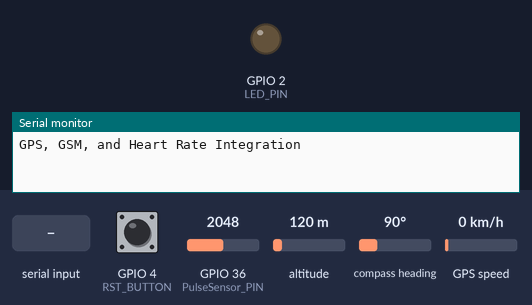
A sketch run on a simulated ESP32. Parts: output pins drawn as LEDs (lit = HIGH), the last lines printed to the serial monitor. The inputs (shaded band) are chosen by the test bench; at power-on: GPIO 4 (RST_BUTTON) HIGH, GPIO 36 (PulseSensor_PIN) = 2048, altitude 120 m, compass heading 90°, GPS speed 0 km/h. The GPS gets a fix after 3 s at 37.7749, -122.4194 with 8 satellites; the modem accepts every AT command (registered, SIM ready, sends succeed) and sends nothing else.

Above: at 1.2 s.
1.3 s: GPIO 4 (RST_BUTTON) pulled LOW for 0.15 s
At 2.5 s:
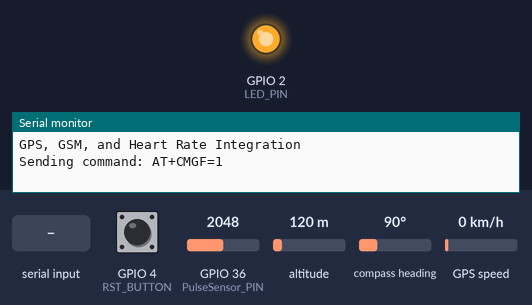
2.9 s: "1" received over the second serial link
Timing chart, 0 to 5.9 s (numbered marks = the images above; inputs shaded):
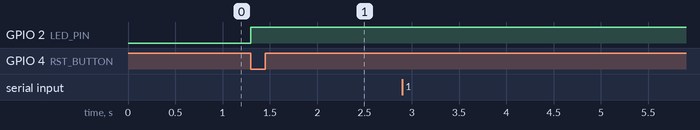

Measured:
- after the input at 1.3 s, GPIO 2 (LED_PIN): LOW → HIGH at once

The sketch:

functional_old_code.ino
```cpp
#include <TinyGPS++.h>
#include <SoftwareSerial.h>
#include <HardwareSerial.h>

#define GPS_RX 14  // RX pin for GPS module
#define GPS_TX 15  // TX pin for GPS module
#define GSM_RX 16  // RX pin for GSM module
#define GSM_TX 17  // TX pin for GSM module
#define PulseSensor_PIN 36

SoftwareSerial gpsSerial(GPS_RX, GPS_TX);
SoftwareSerial gsmSerial(GSM_RX, GSM_TX);
TinyGPSPlus gps;

#define RST_BUTTON 4    // GPIO pin connected to the RST button on the ESP32
#define LED_PIN     2   // Built-in LED pin on many ESP32 boards

bool smsTriggered = false;

// Hardcoded phone number and message content
const char defaultRemoteNum[] = "+601129513169"; // Replace with your desired phone number
const char defaultMessage[] = "Hello, this is a test message.";

unsigned long previousMillisGetHB = 0;
unsigned long previousMillisResultHB = 0;

const long intervalGetHB = 5;
const long intervalResultHB = 1000;    // set time delay

int timer_Get_BPM = 0;

int PulseSensorSignal;
const int UpperThreshold = 3190;
const int LowerThreshold = 3100;

int cntHB = 0;
bool ThresholdStat = true;
int BPMval = 0;

void setup() {
  Serial.begin(115200);
  gpsSerial.begin(9600);
  gsmSerial.begin(19200);


  // Set up built-in LED pin
  pinMode(LED_PIN, OUTPUT);
  digitalWrite(LED_PIN, LOW); // Initialize LED as off

  Serial.println("GPS, GSM, and Heart Rate Integration");
}

void loop() {
  // Read GPS data
  while (gpsSerial.available() > 0) {
    if (gps.encode(gpsSerial.read())) {
      if (gps.location.isValid()) {
        double latitude = gps.location.lat();
        double longitude = gps.location.lng();

        Serial.print("Latitude: ");
        Serial.println(latitude, 6);

        Serial.print("Longitude: ");
        Serial.println(longitude, 6);

        // Create a Google Maps link
        Serial.print("Google Maps link: ");
        Serial.print("https://www.google.com/maps?q=");
        Serial.print(latitude, 6);
        Serial.print(",");
        Serial.println(longitude, 6);

        // Add your GSM functionality here, e.g., send SMS
        if (!smsTriggered) {
          sendSMS(latitude, longitude);
          smsTriggered = true;
        }
      }
    }
  }

  // Heart Rate Monitoring
  GetHeartRate();

  // GSM tasks
  if (digitalRead(RST_BUTTON) == LOW) {
    if (!smsTriggered) {
      sendSMS(0.0, 0.0);  // You can customize the coordinates or ignore them
      smsTriggered = true;
    }
  } else {
    smsTriggered = false;
  }

  // Other tasks
  // ...
}

void sendSMS(double latitude, double longitude) {
  digitalWrite(LED_PIN, HIGH);

  // Set SMS mode to text
  sendCommand("AT+CMGF=1");
  delay(2000);

  // Compose and send SMS
  sendCommand("AT+CMGS=\"" + String(defaultRemoteNum) + "\"");
  delay(2000);

  // Send message content
  String message = "Latitude: " + String(latitude, 6) + "\nLongitude: " + String(longitude, 6) + "\nBPM: " + String(BPMval);
  sendCommand(message);
  delay(2000);

  // CTRL+Z to send SMS
  sendCommand(String((char)26));
  delay(2000);

  digitalWrite(LED_PIN, LOW);
  Serial.println("\nSMS Sent!\n");
}

void GetHeartRate() {
  auto currentMillisGetHB = millis();

  if (currentMillisGetHB - previousMillisGetHB >= intervalGetHB) {
    previousMillisGetHB = currentMillisGetHB;

    PulseSensorSignal = analogRead(PulseSensor_PIN);

    if (PulseSensorSignal > UpperThreshold && ThresholdStat) {
      ++cntHB;
      ThresholdStat = false;
    }

    if (PulseSensorSignal < LowerThreshold) {
      ThresholdStat = true;
    }
  }

  auto currentMillisResultHB = millis();

  if (currentMillisResultHB - previousMillisResultHB >= intervalResultHB) {
    previousMillisResultHB = currentMillisResultHB;

    ++timer_Get_BPM;

    if (timer_Get_BPM > 30) {
      timer_Get_BPM = 1;

      BPMval = cntHB;
      Serial.print("BPM: ");
      Serial.println(BPMval);

      // Add SMS sending condition here
      if (BPMval > 90) {
        if (!smsTriggered) {
          sendSMS(0.0, 0.0);  // You can customize the coordinates or ignore them
          smsTriggered = true;
        }
      }

      cntHB = 0;
    }
  }
}


void sendCommand(String cmd) {
  Serial.print("Sending command: ");
  Serial.println(cmd);
  Serial2.println(cmd);

  delay(2000);  // Increase delay to allow the module to process the command

  // Read and print the response
  Serial.println("Response:");
  while (Serial2.available()) {
    char c = Serial2.read();
    Serial.print(c);
  }
  Serial.println();
}
```
